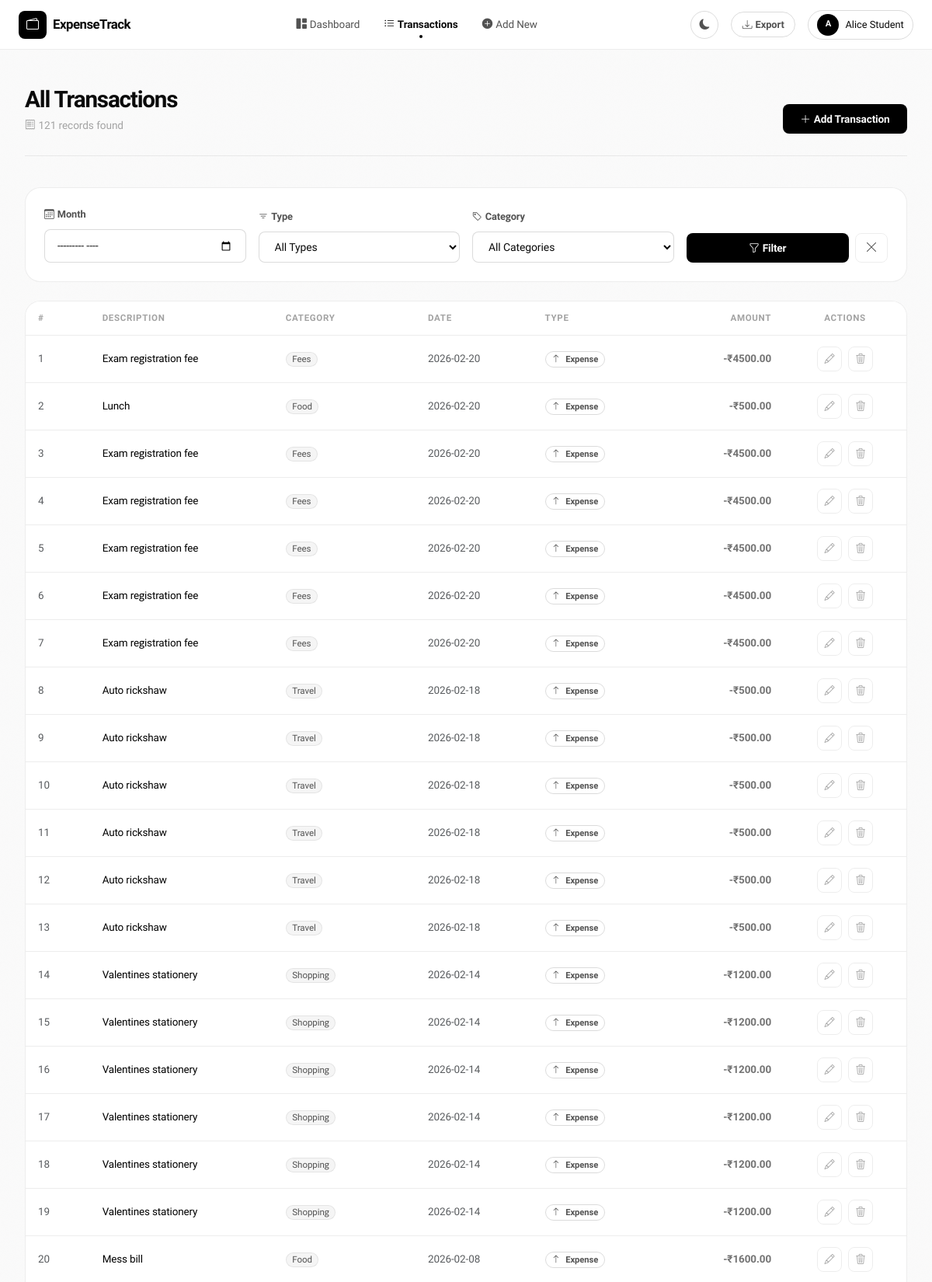
The page /transactions (signed in, upper part) on the database its author committed.
### tables this page shows
CREATE TABLE transactions (
                id          INTEGER PRIMARY KEY AUTOINCREMENT,
                user_id     INTEGER NOT NULL,
                amount      REAL    NOT NULL,
                category    TEXT    NOT NULL,
                type        TEXT    NOT NULL CHECK(type IN ("Income","Expense")),
                date        TEXT    NOT NULL,
                description TEXT,
                FOREIGN KEY (user_id) REFERENCES users(id)
            );

### app.py (the view)
@app.route('/transactions')
@login_required
def transactions():
    user_id  = session['user_id']
    month    = request.args.get('month', '')
    tx_type  = request.args.get('type', '')
    category = request.args.get('category', '')
    query  = 'SELECT * FROM transactions WHERE user_id = ?'
    params = [user_id]
    if month:
        query += ' AND strftime("%Y-%m", date) = ?'
        params.append(month)
    if tx_type:
        query += ' AND type = ?'
        params.append(tx_type)
    if category:
        query += ' AND category = ?'
        params.append(category)
    query += ' ORDER BY date DESC'
    with get_db() as conn:
        txs = conn.execute(query, params).fetchall()
    return render_template('transactions.html',
        transactions=txs,
        categories=CATEGORIES,
        selected_month=month,
        selected_type=tx_type,
        selected_category=category
    )

### app.py (called while the page is built)
def get_db():
    conn = sqlite3.connect(DATABASE)
    conn.row_factory = sqlite3.Row  # Allows dict-like access to rows
    return conn

def login_required(f):
    @wraps(f)
    def decorated(*args, **kwargs):
        if 'user_id' not in session:
            flash('Please log in to access this page.', 'warning')
            return redirect(url_for('login'))
        return f(*args, **kwargs)
    return decorated

### templates/transactions.html (shortened to what this page needs)
{% extends "base.html" %}
{% block content %}
<div class="page-container">
    <div class="page-header">
        <div>
            <h1 class="page-title">All Transactions</h1>
            <p class="page-subtitle">
                <i class="bi bi-receipt me-1"></i>{{ transactions|length }} record{{ 's' if transactions|length != 1 else '' }} found
            </p>
        </div>
        <a href="{{ url_for('add_transaction') }}" class="btn btn-primary-custom">
            <i class="bi bi-plus-lg me-1"></i>Add Transaction
        </a>
    </div>
    <div class="filter-card mb-4">
        <form method="GET" class="row g-3 align-items-end">
            <div class="col-sm-4 col-lg-3">
                <label class="form-label-custom">
                    <i class="bi bi-calendar3 me-1"></i>Month
                </label>
                <input type="month" name="month" value="{{ selected_month }}"
                       class="form-control form-control-custom" style="padding-left: 1rem;">
            </div>
            <div class="col-sm-4 col-lg-3">
                <label class="form-label-custom">
                    <i class="bi bi-filter me-1"></i>Type
                </label>
                <select name="type" class="form-select form-select-custom" style="padding-left: 1rem;">
                    <option value="">All Types</option>
                </select>
            </div>
            <div class="col-sm-4 col-lg-3">
                <label class="form-label-custom">
                    <i class="bi bi-tag me-1"></i>Category
                </label>
                <select name="category" class="form-select form-select-custom" style="padding-left: 1rem;">
                    <option value="">All Categories</option>
                </select>
            </div>
            <div class="col-lg-3 d-flex gap-2">
                <button type="submit" class="btn btn-primary-custom flex-grow-1">
                    <i class="bi bi-funnel me-1"></i>Filter
                </button>
                <a href="{{ url_for('transactions') }}" class="btn btn-outline-secondary" style="border-radius: var(--radius-sm); border-color: var(--border); color: var(--text-2);">
                    <i class="bi bi-x-lg"></i>
                </a>
            </div>
        </form>
    </div>
    <div class="card-custom">
        <div class="card-custom-body p-0">
            {% if transactions %}
            <div class="table-responsive">
                <table class="table table-custom mb-0">
                    <thead>
                        <tr>
                            <th>#</th>
                            <th>Description</th>
                            <th>Category</th>
                            <th>Date</th>
                            <th>Type</th>
                            <th class="text-end">Amount</th>
                            <th class="text-center">Actions</th>
                        </tr>
                    </thead>
                    <tbody>
                        {% for tx in transactions %}
                        <tr class="tx-row">
                            <td class="text-muted">{{ loop.index }}</td>
                            <td>
                                <div class="tx-desc fw-500">{{ tx.description or '—' }}</div>
                            </td>
                            <td>
                                <span class="badge badge-category">{{ tx.category }}</span>
                            </td>
                            <td class="text-muted">{{ tx.date }}</td>
                            <td>
                                <span class="badge {% if tx.type == 'Income' %}badge-income{% else %}badge-expense{% endif %}">
                                    <i class="bi bi-{% if tx.type == 'Income' %}arrow-down{% else %}arrow-up{% endif %} me-1"></i>
                                    {{ tx.type }}
                                </span>
                            </td>
                            <td class="text-end fw-600 {% if tx.type == 'Income' %}text-income{% else %}text-expense{% endif %}">
                                {% if tx.type == 'Income' %}+{% else %}-{% endif %}₹{{ "%.2f"|format(tx.amount) }}
                            </td>
                            <td class="text-center">
                                <div class="d-flex gap-2 justify-content-center">
                                    <a href="{{ url_for('edit_transaction', tx_id=tx.id) }}"
                                       class="btn btn-action btn-edit" title="Edit">
                                        <i class="bi bi-pencil"></i>
                                    </a>
                                    <form method="POST" action="{{ url_for('delete_transaction', tx_id=tx.id) }}"
                                          onsubmit="return confirm('Delete this transaction?')">
                                        <button type="submit" class="btn btn-action btn-delete" title="Delete">
                                            <i class="bi bi-trash3"></i>
                                        </button>
                                    </form>
                                </div>
                            </td>
                        </tr>
                        {% endfor %}
                    </tbody>
                </table>
            </div>
            {% endif %}
        </div>
    </div>
</div>
{% endblock %}

### rows shown on the page
transactions: description "Exam registration fee", category "Fees", date "2026-02-20", type "Expense", amount "4500.00"
transactions: description "Lunch", category "Food", date "2026-02-20", type "Expense", amount "500.00"
transactions: description "Exam registration fee", category "Fees", date "2026-02-20", type "Expense", amount "4500.00"
transactions: description "Exam registration fee", category "Fees", date "2026-02-20", type "Expense", amount "4500.00"
transactions: description "Exam registration fee", category "Fees", date "2026-02-20", type "Expense", amount "4500.00"
transactions: description "Exam registration fee", category "Fees", date "2026-02-20", type "Expense", amount "4500.00"
transactions: description "Exam registration fee", category "Fees", date "2026-02-20", type "Expense", amount "4500.00"
transactions: description "Auto rickshaw", category "Travel", date "2026-02-18", type "Expense", amount "500.00"
transactions: description "Auto rickshaw", category "Travel", date "2026-02-18", type "Expense", amount "500.00"
transactions: description "Auto rickshaw", category "Travel", date "2026-02-18", type "Expense", amount "500.00"
transactions: description "Auto rickshaw", category "Travel", date "2026-02-18", type "Expense", amount "500.00"
transactions: description "Auto rickshaw", category "Travel", date "2026-02-18", type "Expense", amount "500.00"
transactions: description "Auto rickshaw", category "Travel", date "2026-02-18", type "Expense", amount "500.00"
transactions: description "Valentines stationery", category "Shopping", date "2026-02-14", type "Expense", amount "1200.00"
transactions: description "Valentines stationery", category "Shopping", date "2026-02-14", type "Expense", amount "1200.00"
transactions: description "Valentines stationery", category "Shopping", date "2026-02-14", type "Expense", amount "1200.00"
transactions: description "Valentines stationery", category "Shopping", date "2026-02-14", type "Expense", amount "1200.00"
transactions: description "Valentines stationery", category "Shopping", date "2026-02-14", type "Expense", amount "1200.00"
transactions: description "Valentines stationery", category "Shopping", date "2026-02-14", type "Expense", amount "1200.00"
transactions: description "Mess bill", category "Food", date "2026-02-08", type "Expense", amount "1600.00"

### other values the page prints
{{ session.user_name[0].upper() }} "A"
{{ session.user_name }} "Alice Student"
{{ transactions|length }} "121"
{{ 's' if transactions|length != 1 else '' }} "s"
